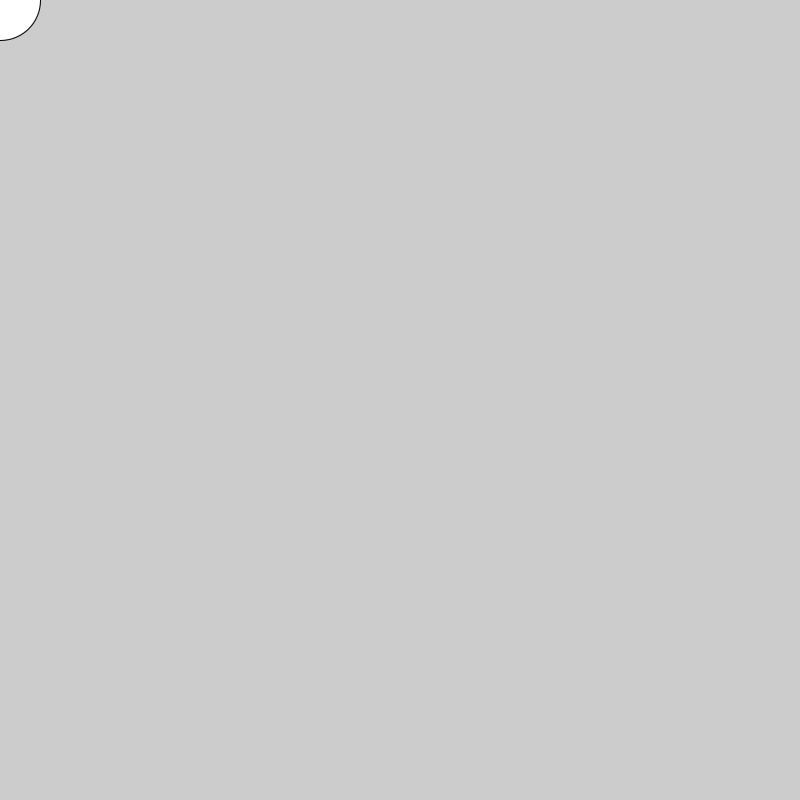
Frame 1 (no input)
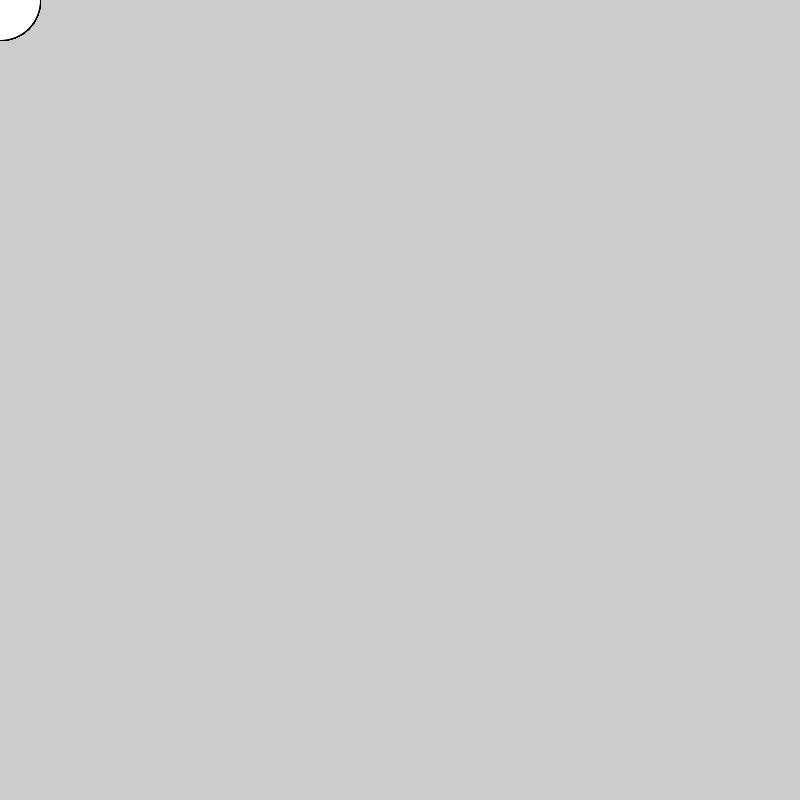
Frame 60 (the mouse pressed at the canvas centre just before this capture)
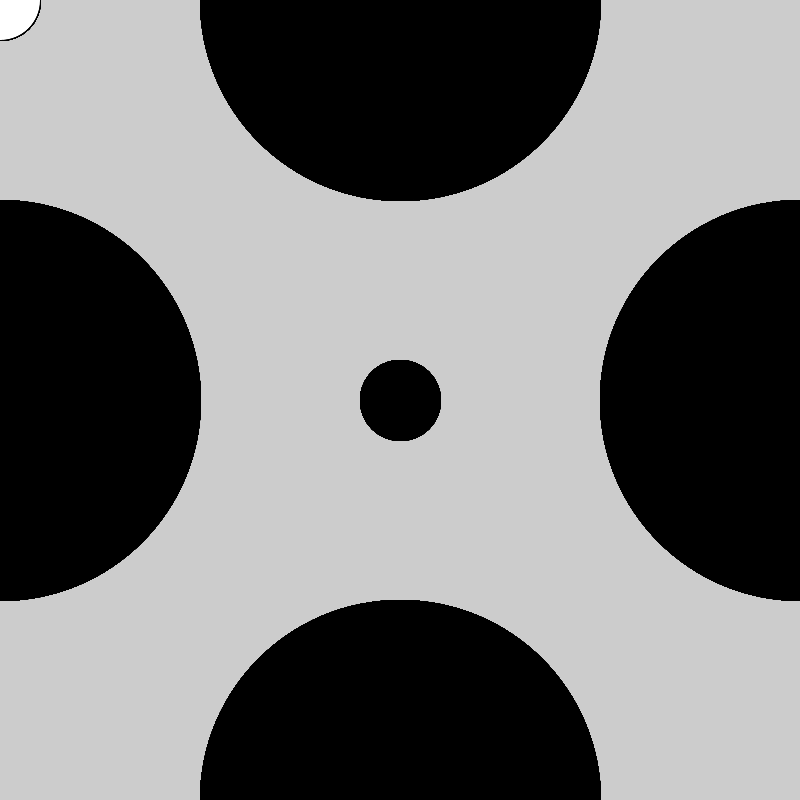
Frame 120 (the mouse held since frame 60 and released just before this capture)

The Processing sketch that drew these frames (run headless with seeded random() and noise(); from frame 60 on, the mouse is pressed at the canvas centre):

// Processing sketch: processing_16039
// ── processing_16039.pde

void setup() {
   size(800, 800);
   smooth();
}

void draw() {
  if (mousePressed) {
    fill(0);
  } else {
    fill(255, 255, 255);
  }
  ellipse(width/2+mouseY, height/2, mouseX, mouseY);
  ellipse(width/2-mouseY, height/2, mouseX, mouseY);
  ellipse(width/2, height/2+mouseX, mouseX, mouseY);
  ellipse(width/2, height/2-mouseX, mouseX, mouseY);
  ellipse(mouseX, mouseY, 80, 80);
  fill(255); 
  }
  void mousePressed() {
       background(255, 255, 255);
     }
